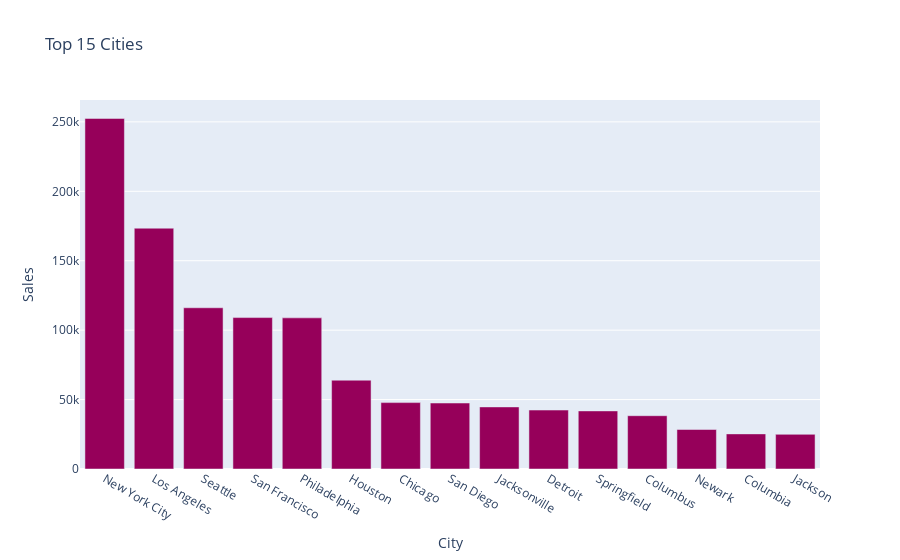

Write notebook code for a chart like this one.
### Markdown cell above
### Data visualization & getting conclusions

### Code cell
top_cities= df.groupby("City").sum().sort_values("Sales",ascending=False).head(15)
top_cities= top_cities[['Sales']].round(2)
top_cities.reset_index(inplace=True)
top_cities

fig=px.bar(top_cities,x='City',y='Sales',title="Top 15 Cities",color_discrete_sequence=px.colors.sequential.Rainbow)
fig.show()

### Figure 1 — Plotly figure (JSON) as saved in the notebook; plotly's stock layout.template omitted (floating-point values rounded to 4 significant figures)
{"data": [{"alignmentgroup": "True", "hovertemplate": "City=%{x}<br>Sales=%{y}<extra></extra>", "legendgroup": "", "marker": {"color": "rgb(150,0,90)", "pattern": {"shape": ""}}, "name": "", "offsetgroup": "", "orientation": "v", "showlegend": false, "textposition": "auto", "type": "bar", "x": ["New York City", "Los Angeles", "Seattle", "San Francisco", "Philadelphia", "Houston", "Chicago", "San Diego", "Jacksonville", "Detroit", "Springfield", "Columbus", "Newark", "Columbia", "Jackson"], "xaxis": "x", "y": [252500.0, 173400.0, 116100.0, 109000.0, 108800.0, 63960.0, 47820.0, 47520.0, 44710.0, 42450.0, 41830.0, 38380.0, 28450.0, 25280.0, 24960.0], "yaxis": "y"}], "layout": {"barmode": "relative", "legend": {"tracegroupgap": 0}, "title": {"text": "Top 15 Cities"}, "xaxis": {"anchor": "y", "domain": [0, 1], "title": {"text": "City"}}, "yaxis": {"anchor": "x", "domain": [0, 1], "title": {"text": "Sales"}}}}
